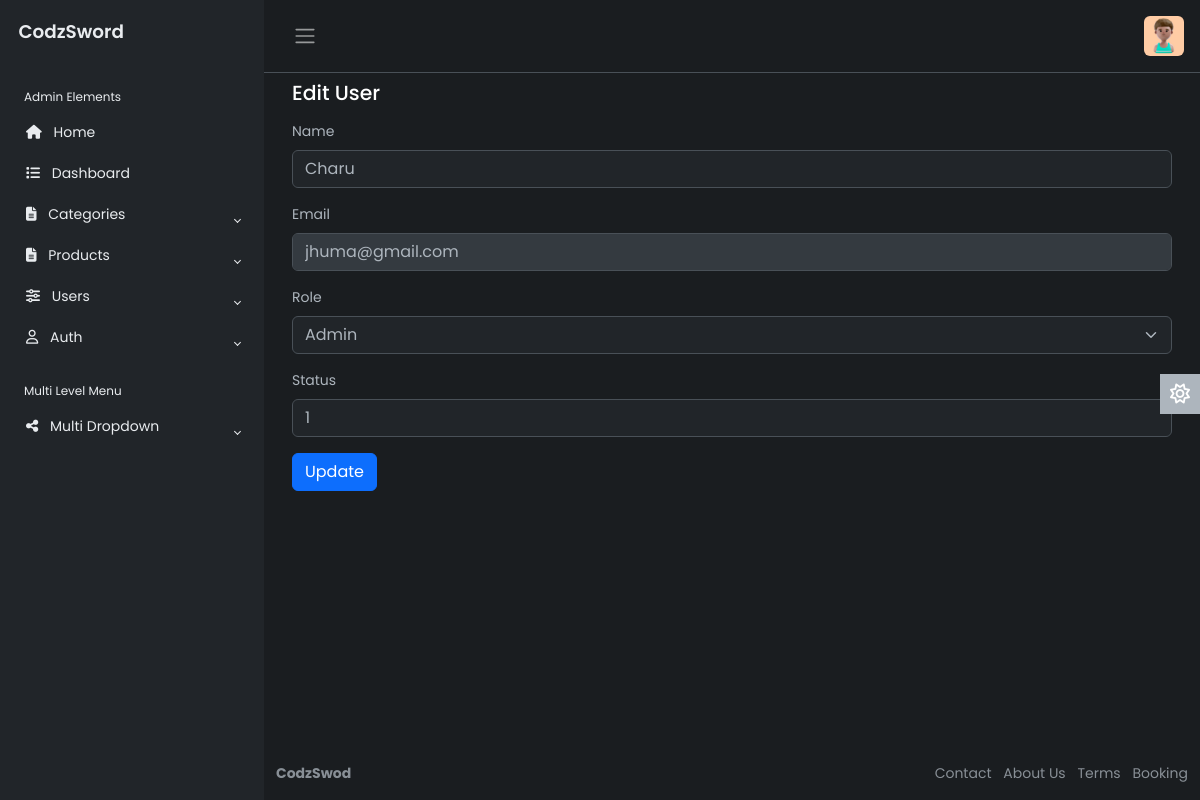
/admin/user-edit.php?id=25 (signed in), run on the app's committed database.
### tables this page shows
CREATE TABLE `users` (
  `id` int(11) NOT NULL,
  `name` varchar(30) NOT NULL,
  `email` varchar(30) NOT NULL,
  `phone` varchar(15) DEFAULT NULL,
  `password` varchar(256) NOT NULL,
  `active` tinyint(1) NOT NULL DEFAULT 1,
  `role` set('admin','user','superadmin','') NOT NULL DEFAULT 'user',
  `created` timestamp NOT NULL DEFAULT current_timestamp()
);

### admin/user-edit.php (the view, shortened to what this page needs)
<?php
require "../db.php";
if(isset($_GET["id"])) {
    $id = $_GET["id"];
    $sql = "SELECT * FROM users WHERE id=$id limit 1";
    $result = $conn->query($sql);
    $row = $result->fetch_assoc();
}
?>
<!DOCTYPE html>
<html lang="en" data-bs-theme="dark">
<head>
    <link rel="stylesheet" href="https://cdn.jsdelivr.net/npm/bootstrap@5.3.0-alpha2/dist/css/bootstrap.min.css">
    <link rel="stylesheet" href="https://cdnjs.cloudflare.com/ajax/libs/font-awesome/6.7.2/css/all.min.css" />
    <link rel="stylesheet" href="css/style.css">
</head>
<body>
    <div class="wrapper">
<?php require "leftmenu.php"; ?>
        <div class="main">
            <nav class="navbar navbar-expand px-3 border-bottom">
                <button class="btn" id="sidebar-toggle" type="button">
                    <span class="navbar-toggler-icon"></span>
                </button>
                <div class="navbar-collapse navbar">
                    <ul class="navbar-nav">
                        <li class="nav-item dropdown">
                            <a href="#" data-bs-toggle="dropdown" class="nav-icon pe-md-0">
                                <img src="image/profile.jpg" class="avatar img-fluid rounded" alt="">
                            </a>
                        </li>
                    </ul>
                </div>
            </nav>
            <main class="content px-3 py-2">
                <div class="container-fluid">
                    <div class="mb-3">
                        <h4>Edit User</h4>
                    </div>
                    <form action="user-update.php" method="post">
                        <div class="mb-3">
                            <label for="name" class="form-label">Name</label>
                            <input type="text" class="form-control" name="name" id="name" value="<?php echo $row["name"]; ?>">
                        </div>
                        <div class="mb-3">
                            <label for="email" class="form-label">Email</label>
                            <input type="email" class="form-control" name="email" id="email" value="<?php echo $row["email"]; ?>" disabled>
                        </div>
                        <div class="mb-3">
                            <label for="role" class="form-label">Role</label>
                            <select name="role" id="role" class="form-select">
                                <option value="admin" <?php echo $row["role"] == "admin" ? "selected" : ""; ?>>Admin</option>
                            </select>
                        </div>
                        <div class="mb-3">
                            <label for="status" class="form-label">Status</label>
                            <input type="text" class="form-control" name="status" id="status" value="<?php echo $row["active"]; ?>">
                        </div>
                        <button type="submit" class="btn btn-primary">Update</button>
                </div>
            </main>
            <a href="#" class="theme-toggle">
                <i class="fa-regular fa-sun"></i>
            </a>
            <footer class="footer">
                <div class="container-fluid">
                    <div class="row text-muted">
                        <div class="col-6 text-start">
                            <p class="mb-0">
                                <a href="#" class="text-muted">
                                    <strong>CodzSwod</strong>
                                </a>
                            </p>
                        </div>
                        <div class="col-6 text-end">
                            <ul class="list-inline">
                                <li class="list-inline-item">
                                    <a href="#" class="text-muted">Contact</a>
                                </li>
                                <li class="list-inline-item">
                                    <a href="#" class="text-muted">About Us</a>
                                </li>
                                <li class="list-inline-item">
                                    <a href="#" class="text-muted">Terms</a>
                                </li>
                                <li class="list-inline-item">
                                    <a href="#" class="text-muted">Booking</a>
                                </li>
                            </ul>
                        </div>
                    </div>
                </div>
            </footer>
        </div>
    </div>
</body>
</html>

### admin/css/style.css (style rules this page uses)
body { font-family: 'Poppins', sans-serif; font-size: 0.875rem; opacity: 1; overflow-y: scroll; margin: 0; }
a { cursor: pointer; text-decoration: none; font-family: 'Poppins', sans-serif; }
li { list-style: none; }
h4 { font-family: 'Poppins', sans-serif; font-size: 1.275rem; color: var(--bs-emphasis-color); }
.wrapper { align-items: stretch; display: flex; width: 100%; }
.main { display: flex; flex-direction: column; min-height: 100vh; min-width: 0; overflow: hidden; transition: all 0.35s ease-in-out; width: 100%; background: var(--bs-dark-bg-subtle); }
.avatar { height: 40px; width: 40px; }
.navbar-expand .navbar-nav { margin-left: auto; }
.content { flex: 1; max-width: 100vw; width: 100vw; }
@media (min-width:768px) { .content { max-width: auto; width: auto; } }
.theme-toggle { position: fixed; top: 50%; transform: translateY(-65%); text-align: center; z-index: 10; right: 0; left: auto; border: none; background-color: var(--bs-body-color); }
html[data-bs-theme="dark"] .theme-toggle .fa-sun, html[data-bs-theme="light"] .theme-toggle .fa-moon { cursor: pointer; padding: 10px; display: block; font-size: 1.25rem; color: #FFF; }
a i { color: inherit; text-decoration: none; }
a { color: inherit; text-decoration: none; }

### data on the page
users: name "Charu", email "jhuma@gmail.com", role "Admin", status "1"
